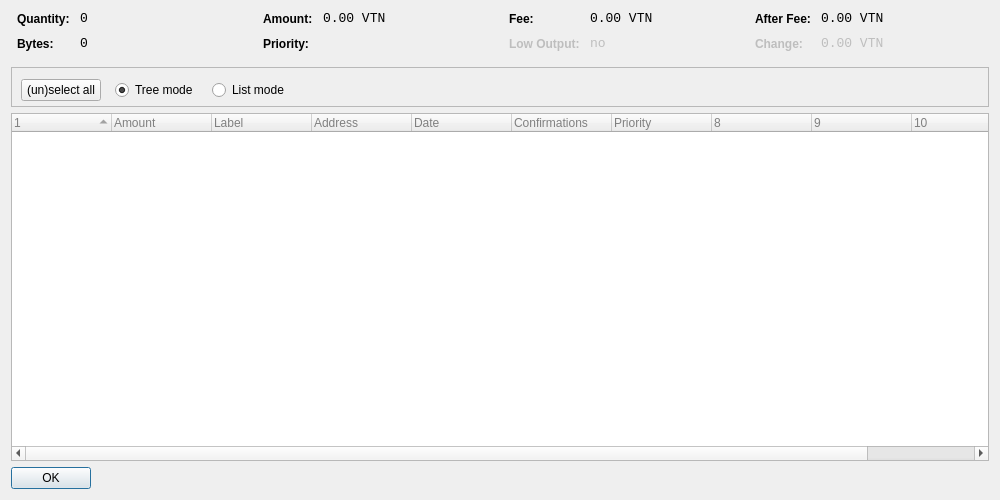
<?xml version="1.0" encoding="UTF-8"?>
<ui version="4.0">
 <class>CoinControlDialog</class>
 <widget class="QDialog" name="CoinControlDialog">
  <property name="geometry">
   <rect>
    <x>0</x>
    <y>0</y>
    <width>1000</width>
    <height>500</height>
   </rect>
  </property>
  <property name="windowTitle">
   <string>Coin Control</string>
  </property>
  <layout class="QVBoxLayout" name="verticalLayout">
   <item>
    <layout class="QHBoxLayout" name="horizontalLayoutTop" stretch="0,0,0,0">
     <property name="topMargin">
      <number>0</number>
     </property>
     <property name="bottomMargin">
      <number>10</number>
     </property>
     <item>
      <layout class="QFormLayout" name="formLayoutCoinControl1">
       <property name="horizontalSpacing">
        <number>10</number>
       </property>
       <property name="verticalSpacing">
        <number>10</number>
       </property>
       <property name="leftMargin">
        <number>6</number>
       </property>
       <property name="rightMargin">
        <number>6</number>
       </property>
       <item row="0" column="0">
        <widget class="QLabel" name="labelCoinControlQuantityText">
         <property name="styleSheet">
          <string notr="true">font-weight:bold;</string>
         </property>
         <property name="text">
          <string>Quantity:</string>
         </property>
        </widget>
       </item>
       <item row="0" column="1">
        <widget class="QLabel" name="labelCoinControlQuantity">
         <property name="font">
          <font>
           <family>Monospace</family>
           <pointsize>10</pointsize>
          </font>
         </property>
         <property name="cursor">
          <cursorShape>IBeamCursor</cursorShape>
         </property>
         <property name="contextMenuPolicy">
          <enum>Qt::ActionsContextMenu</enum>
         </property>
         <property name="text">
          <string notr="true">0</string>
         </property>
         <property name="textInteractionFlags">
          <set>Qt::LinksAccessibleByMouse|Qt::TextSelectableByKeyboard|Qt::TextSelectableByMouse</set>
         </property>
        </widget>
       </item>
       <item row="1" column="0">
        <widget class="QLabel" name="labelCoinControlBytesText">
         <property name="styleSheet">
          <string notr="true">font-weight:bold;</string>
         </property>
         <property name="text">
          <string>Bytes:</string>
         </property>
        </widget>
       </item>
       <item row="1" column="1">
        <widget class="QLabel" name="labelCoinControlBytes">
         <property name="font">
          <font>
           <family>Monospace</family>
           <pointsize>10</pointsize>
          </font>
         </property>
         <property name="cursor">
          <cursorShape>IBeamCursor</cursorShape>
         </property>
         <property name="contextMenuPolicy">
          <enum>Qt::ActionsContextMenu</enum>
         </property>
         <property name="text">
          <string notr="true">0</string>
         </property>
         <property name="textInteractionFlags">
          <set>Qt::LinksAccessibleByMouse|Qt::TextSelectableByKeyboard|Qt::TextSelectableByMouse</set>
         </property>
        </widget>
       </item>
      </layout>
     </item>
     <item>
      <layout class="QFormLayout" name="formLayoutCoinControl2">
       <property name="horizontalSpacing">
        <number>10</number>
       </property>
       <property name="verticalSpacing">
        <number>10</number>
       </property>
       <property name="leftMargin">
        <number>6</number>
       </property>
       <property name="rightMargin">
        <number>6</number>
       </property>
       <item row="0" column="0">
        <widget class="QLabel" name="labelCoinControlAmountText">
         <property name="styleSheet">
          <string notr="true">font-weight:bold;</string>
         </property>
         <property name="text">
          <string>Amount:</string>
         </property>
        </widget>
       </item>
       <item row="0" column="1">
        <widget class="QLabel" name="labelCoinControlAmount">
         <property name="font">
          <font>
           <family>Monospace</family>
           <pointsize>10</pointsize>
          </font>
         </property>
         <property name="cursor">
          <cursorShape>IBeamCursor</cursorShape>
         </property>
         <property name="contextMenuPolicy">
          <enum>Qt::ActionsContextMenu</enum>
         </property>
         <property name="text">
          <string notr="true">0.00 VTN</string>
         </property>
         <property name="textInteractionFlags">
          <set>Qt::LinksAccessibleByMouse|Qt::TextSelectableByKeyboard|Qt::TextSelectableByMouse</set>
         </property>
        </widget>
       </item>
       <item row="1" column="0">
        <widget class="QLabel" name="labelCoinControlPriorityText">
         <property name="styleSheet">
          <string notr="true">font-weight:bold;</string>
         </property>
         <property name="text">
          <string>Priority:</string>
         </property>
        </widget>
       </item>
       <item row="1" column="1">
        <widget class="QLabel" name="labelCoinControlPriority">
         <property name="font">
          <font>
           <family>Monospace</family>
           <pointsize>10</pointsize>
          </font>
         </property>
         <property name="cursor">
          <cursorShape>IBeamCursor</cursorShape>
         </property>
         <property name="contextMenuPolicy">
          <enum>Qt::ActionsContextMenu</enum>
         </property>
         <property name="text">
          <string/>
         </property>
         <property name="textInteractionFlags">
          <set>Qt::LinksAccessibleByMouse|Qt::TextSelectableByKeyboard|Qt::TextSelectableByMouse</set>
         </property>
        </widget>
       </item>
      </layout>
     </item>
     <item>
      <layout class="QFormLayout" name="formLayoutCoinControl3">
       <property name="horizontalSpacing">
        <number>10</number>
       </property>
       <property name="verticalSpacing">
        <number>10</number>
       </property>
       <property name="leftMargin">
        <number>6</number>
       </property>
       <property name="rightMargin">
        <number>6</number>
       </property>
       <item row="0" column="0">
        <widget class="QLabel" name="labelCoinControlFeeText">
         <property name="styleSheet">
          <string notr="true">font-weight:bold;</string>
         </property>
         <property name="text">
          <string>Fee:</string>
         </property>
        </widget>
       </item>
       <item row="0" column="1">
        <widget class="QLabel" name="labelCoinControlFee">
         <property name="font">
          <font>
           <family>Monospace</family>
           <pointsize>10</pointsize>
          </font>
         </property>
         <property name="cursor">
          <cursorShape>IBeamCursor</cursorShape>
         </property>
         <property name="contextMenuPolicy">
          <enum>Qt::ActionsContextMenu</enum>
         </property>
         <property name="text">
          <string notr="true">0.00 VTN</string>
         </property>
         <property name="textInteractionFlags">
          <set>Qt::LinksAccessibleByMouse|Qt::TextSelectableByKeyboard|Qt::TextSelectableByMouse</set>
         </property>
        </widget>
       </item>
       <item row="1" column="0">
        <widget class="QLabel" name="labelCoinControlLowOutputText">
         <property name="enabled">
          <bool>false</bool>
         </property>
         <property name="styleSheet">
          <string notr="true">font-weight:bold;</string>
         </property>
         <property name="text">
          <string>Low Output:</string>
         </property>
        </widget>
       </item>
       <item row="1" column="1">
        <widget class="QLabel" name="labelCoinControlLowOutput">
         <property name="enabled">
          <bool>false</bool>
         </property>
         <property name="font">
          <font>
           <family>Monospace</family>
           <pointsize>10</pointsize>
          </font>
         </property>
         <property name="cursor">
          <cursorShape>IBeamCursor</cursorShape>
         </property>
         <property name="contextMenuPolicy">
          <enum>Qt::ActionsContextMenu</enum>
         </property>
         <property name="text">
          <string notr="true">no</string>
         </property>
         <property name="textInteractionFlags">
          <set>Qt::LinksAccessibleByMouse|Qt::TextSelectableByKeyboard|Qt::TextSelectableByMouse</set>
         </property>
        </widget>
       </item>
      </layout>
     </item>
     <item>
      <layout class="QFormLayout" name="formLayoutCoinControl4">
       <property name="horizontalSpacing">
        <number>10</number>
       </property>
       <property name="verticalSpacing">
        <number>10</number>
       </property>
       <property name="leftMargin">
        <number>6</number>
       </property>
       <property name="rightMargin">
        <number>6</number>
       </property>
       <item row="0" column="0">
        <widget class="QLabel" name="labelCoinControlAfterFeeText">
         <property name="styleSheet">
          <string notr="true">font-weight:bold;</string>
         </property>
         <property name="text">
          <string>After Fee:</string>
         </property>
        </widget>
       </item>
       <item row="0" column="1">
        <widget class="QLabel" name="labelCoinControlAfterFee">
         <property name="font">
          <font>
           <family>Monospace</family>
           <pointsize>10</pointsize>
          </font>
         </property>
         <property name="cursor">
          <cursorShape>IBeamCursor</cursorShape>
         </property>
         <property name="contextMenuPolicy">
          <enum>Qt::ActionsContextMenu</enum>
         </property>
         <property name="text">
          <string notr="true">0.00 VTN</string>
         </property>
         <property name="textInteractionFlags">
          <set>Qt::LinksAccessibleByMouse|Qt::TextSelectableByKeyboard|Qt::TextSelectableByMouse</set>
         </property>
        </widget>
       </item>
       <item row="1" column="0">
        <widget class="QLabel" name="labelCoinControlChangeText">
         <property name="enabled">
          <bool>false</bool>
         </property>
         <property name="styleSheet">
          <string notr="true">font-weight:bold;</string>
         </property>
         <property name="text">
          <string>Change:</string>
         </property>
        </widget>
       </item>
       <item row="1" column="1">
        <widget class="QLabel" name="labelCoinControlChange">
         <property name="enabled">
          <bool>false</bool>
         </property>
         <property name="font">
          <font>
           <family>Monospace</family>
           <pointsize>10</pointsize>
          </font>
         </property>
         <property name="cursor">
          <cursorShape>IBeamCursor</cursorShape>
         </property>
         <property name="contextMenuPolicy">
          <enum>Qt::ActionsContextMenu</enum>
         </property>
         <property name="text">
          <string notr="true">0.00 VTN</string>
         </property>
         <property name="textInteractionFlags">
          <set>Qt::LinksAccessibleByMouse|Qt::TextSelectableByKeyboard|Qt::TextSelectableByMouse</set>
         </property>
        </widget>
       </item>
      </layout>
     </item>
    </layout>
   </item>
   <item>
    <widget class="QFrame" name="frame">
     <property name="minimumSize">
      <size>
       <width>182</width>
       <height>40</height>
      </size>
     </property>
     <property name="frameShape">
      <enum>QFrame::StyledPanel</enum>
     </property>
     <property name="frameShadow">
      <enum>QFrame::Sunken</enum>
     </property>
     <widget class="QWidget" name="horizontalLayoutWidget">
      <property name="geometry">
       <rect>
        <x>10</x>
        <y>0</y>
        <width>781</width>
        <height>47</height>
       </rect>
      </property>
      <layout class="QHBoxLayout" name="horizontalLayoutPanel" stretch="0,0,0,0">
       <property name="spacing">
        <number>14</number>
       </property>
       <item>
        <widget class="QPushButton" name="pushButtonSelectAll">
         <property name="sizePolicy">
          <sizepolicy hsizetype="Maximum" vsizetype="Fixed">
           <horstretch>0</horstretch>
           <verstretch>0</verstretch>
          </sizepolicy>
         </property>
         <property name="text">
          <string>(un)select all</string>
         </property>
        </widget>
       </item>
       <item>
        <widget class="QRadioButton" name="radioTreeMode">
         <property name="sizePolicy">
          <sizepolicy hsizetype="Maximum" vsizetype="Fixed">
           <horstretch>0</horstretch>
           <verstretch>0</verstretch>
          </sizepolicy>
         </property>
         <property name="text">
          <string>Tree mode</string>
         </property>
         <property name="checked">
          <bool>true</bool>
         </property>
        </widget>
       </item>
       <item>
        <widget class="QRadioButton" name="radioListMode">
         <property name="sizePolicy">
          <sizepolicy hsizetype="Maximum" vsizetype="Fixed">
           <horstretch>0</horstretch>
           <verstretch>0</verstretch>
          </sizepolicy>
         </property>
         <property name="text">
          <string>List mode</string>
         </property>
        </widget>
       </item>
       <item>
        <spacer name="horizontalSpacer">
         <property name="orientation">
          <enum>Qt::Horizontal</enum>
         </property>
         <property name="sizeHint" stdset="0">
          <size>
           <width>40</width>
           <height>20</height>
          </size>
         </property>
        </spacer>
       </item>
      </layout>
     </widget>
    </widget>
   </item>
   <item>
    <widget class="CoinControlTreeWidget" name="treeWidget">
     <property name="contextMenuPolicy">
      <enum>Qt::CustomContextMenu</enum>
     </property>
     <property name="styleSheet">
      <string notr="true">QFrame {
	color: grey;

}</string>
     </property>
     <property name="sortingEnabled">
      <bool>false</bool>
     </property>
     <property name="columnCount">
      <number>11</number>
     </property>
     <attribute name="headerShowSortIndicator" stdset="0">
      <bool>true</bool>
     </attribute>
     <attribute name="headerStretchLastSection">
      <bool>false</bool>
     </attribute>
     <column>
      <property name="text">
       <string/>
      </property>
     </column>
     <column>
      <property name="text">
       <string>Amount</string>
      </property>
     </column>
     <column>
      <property name="text">
       <string>Label</string>
      </property>
     </column>
     <column>
      <property name="text">
       <string>Address</string>
      </property>
     </column>
     <column>
      <property name="text">
       <string>Date</string>
      </property>
     </column>
     <column>
      <property name="text">
       <string>Confirmations</string>
      </property>
      <property name="toolTip">
       <string>Confirmed</string>
      </property>
     </column>
     <column>
      <property name="text">
       <string>Priority</string>
      </property>
     </column>
     <column>
      <property name="text">
       <string/>
      </property>
     </column>
     <column>
      <property name="text">
       <string/>
      </property>
     </column>
     <column>
      <property name="text">
       <string/>
      </property>
     </column>
     <column>
      <property name="text">
       <string/>
      </property>
     </column>
    </widget>
   </item>
   <item>
    <widget class="QDialogButtonBox" name="buttonBox">
     <property name="sizePolicy">
      <sizepolicy hsizetype="Maximum" vsizetype="Fixed">
       <horstretch>0</horstretch>
       <verstretch>0</verstretch>
      </sizepolicy>
     </property>
     <property name="orientation">
      <enum>Qt::Horizontal</enum>
     </property>
     <property name="standardButtons">
      <set>QDialogButtonBox::Ok</set>
     </property>
    </widget>
   </item>
  </layout>
 </widget>
 <customwidgets>
  <customwidget>
   <class>CoinControlTreeWidget</class>
   <extends>QTreeWidget</extends>
   <header>coincontroltreewidget.h</header>
  </customwidget>
 </customwidgets>
 <resources/>
 <connections/>
</ui>
